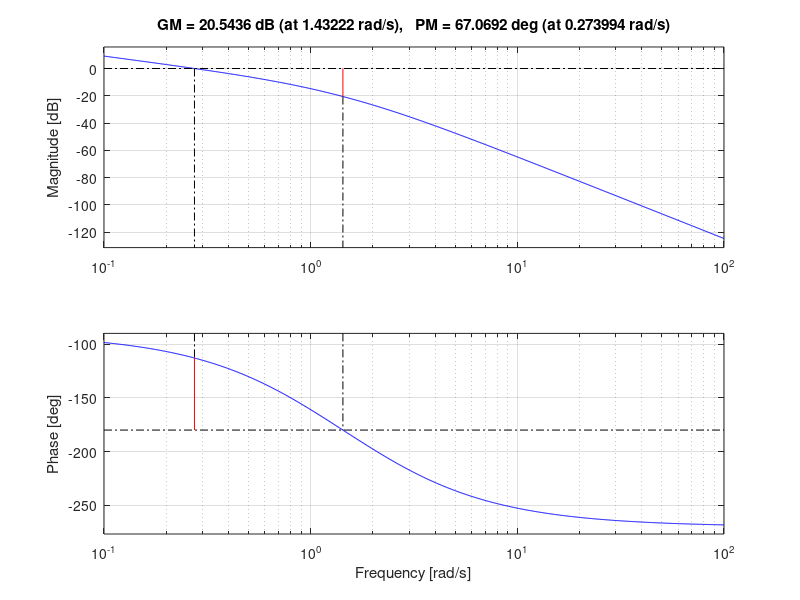
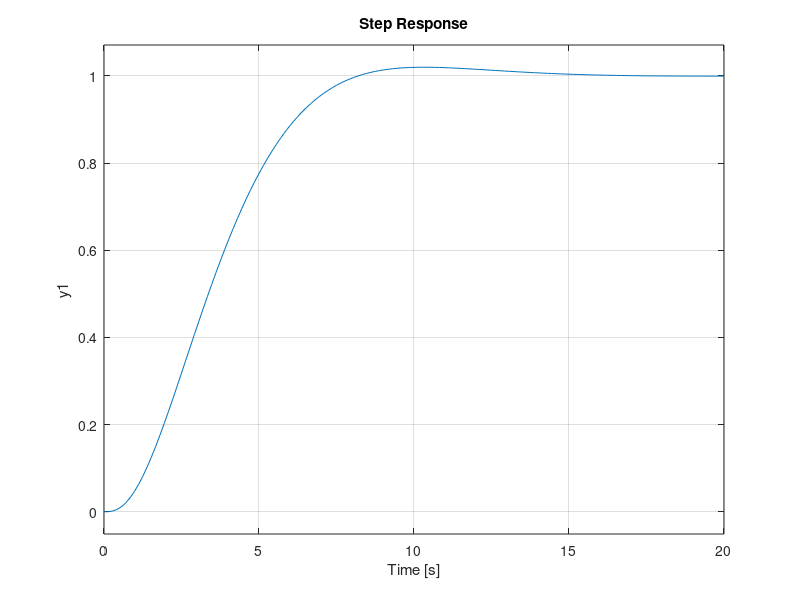

These figures' MATLAB source, in order: (Note: this script raises an error after producing the figures.)
close all
clear all
clc

%szakasz
Wp = tf(0.2, conv(conv([1, 1], [10, 1]), [11, 1]))

% PID szabalyozas
N = 10;
T1 = 10;
T2 = 11;

% Tc szamitasa
TcVec = roots([-(N+1), (T1+T2)*(N+1), -(T1*T2)])
% Tc = TcVec(2)

if min(TcVec) > 0
    Tc = min(TcVec)
else 
    if max(TcVec) < 0
        error(['Nem lehet beallitani Tc erteket, modositani kell az N egyutthatot'])
    else
        Tc = max(TcVec);
    end
end

Td = N * Tc
Ti = T1 + T2 - Tc
Ap = 29.396

Wc = Ap/Ti * tf([Ti * (Td+Tc), (Ti + Tc), 1], conv([1, 0], [Tc, 1]))

% felnyitott kor
Wo = minreal(Wc * Wp)

figure()
margin(Wo)
[gm, pm, wcg, wcp] = margin(Wo)

% zart kor
Wry = feedback(Wo, 1, -1)
figure()
step(Wry)

info = stepinfo(Wry)
fazistartalek = pm